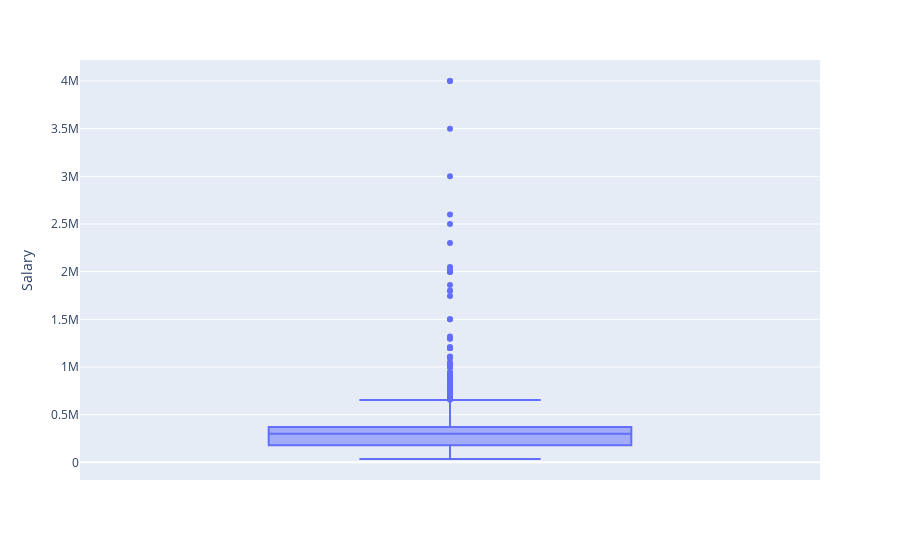

The notebook cell saved with this chart:
### Markdown cell above
## 3) In This box plot i have observed There are more outliers present in the Salary columns

### Code cell
px.box(df, y='Salary')

### Figure 1 — Plotly figure (JSON) as saved in the notebook; plotly's stock layout.template omitted (floating-point values rounded to 4 significant figures; data arrays with more than 128 entries replaced by an {"elided": "..."} marker saying what was removed)
{"data": [{"alignmentgroup": "True", "hovertemplate": "Salary=%{y}<extra></extra>", "legendgroup": "", "marker": {"color": "#636efa"}, "name": "", "notched": false, "offsetgroup": "", "orientation": "v", "showlegend": false, "type": "box", "x0": " ", "xaxis": "x", "y": {"elided": "3998 int values"}, "y0": " ", "yaxis": "y"}], "layout": {"boxmode": "group", "legend": {"tracegroupgap": 0}, "margin": {"t": 60}, "xaxis": {"anchor": "y", "domain": [0, 1]}, "yaxis": {"anchor": "x", "domain": [0, 1], "title": {"text": "Salary"}}}}
